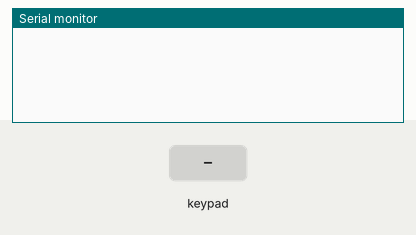
Bench run of a sketch on a simulated Arduino Leonardo, built with avr-gcc and run on an emulated ATmega32U4. Shown: the last lines printed to the serial monitor. The test bench sets the inputs (shaded band). USB keyboard and mouse output is not drawn.

Above: at 1.2 s.
1.3 s: key '1' pressed
At 1.7 s:
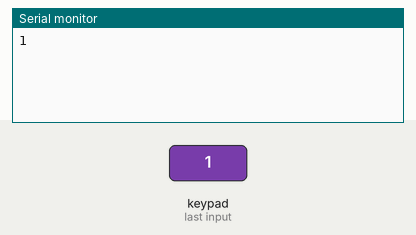
2.8 s: keypad keys 2 3 4 pressed 0.4 s apart
At 4.6 s:
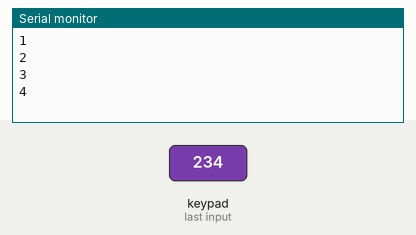
5.5 s: key '5' pressed
At 6.0 s:
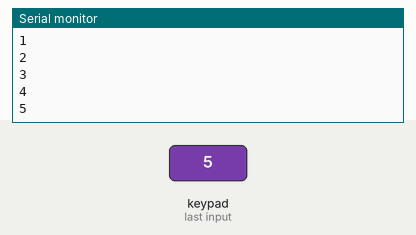
Timing chart, 0 to 8.5 s (numbered marks = the images above; inputs shaded):
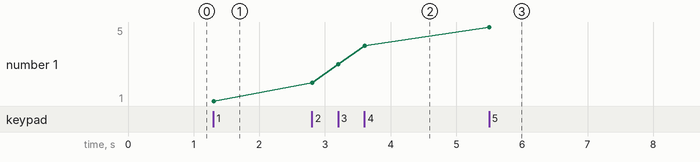

Measured:
- after the input at 1.3 s, the serial monitor: prints a new line at once (image 1)
- after the input at 2.8 s, the serial monitor: prints a new line at once (image 2)
- after the input at 5.5 s, the serial monitor: prints a new line at once (image 3)
- plotted number 1: 1 → 4 after the input at 2.8 s, 4 → 5 after the input at 5.5 s

The sketch:

zoomknoppen.ino
```cpp
/*******************************************************************
Stach Redeker
Lifehacker_NEDERLAND
www.stachredeker.nl
 *******************************************************************/

#include "Keyboard.h"
// https://github.com/arduino-libraries/Keyboard/blob/master/src/Keyboard.h
#include <Keypad.h>
// Zoek in de library manager op 'keypad'
// installeer de library van Mark Stanley and Alexander Brevig
// https://playground.arduino.cc/Code/Keypad/

const byte ROWS = 3; //drie 'rows'
const byte COLS = 2; //twee 'columns'

// Even de knoppen definiëren:
char keys[ROWS][COLS] = {
  {'1', '2'},
  {'3', '4'},
  {'5', '6'},
};

byte rowPins[ROWS] = {2, 3, 4};
byte colPins[COLS] = {6, 7};

Keypad keypad = Keypad( makeKeymap(keys), rowPins, colPins, ROWS, COLS );

void setup() {
  Serial.begin(9600);
  Keyboard.begin();
}


void sendMacroCommand(uint8_t key) {
  Keyboard.press(KEY_LEFT_CTRL);
  Keyboard.press(KEY_LEFT_SHIFT);
  Keyboard.press(KEY_LEFT_ALT);
  Keyboard.press(key);
}

void loop() {
  char key = keypad.getKey();


// Hieronder kun je je eigen sneltoetsen instellen
// Check hier de namen van 'bijzondere' toetsen: https://www.arduino.cc/reference/en/language/functions/usb/keyboard/keyboardmodifiers/
// Doordat de 'Keyboard.press'-functie wordt gebruikt, worden alle toetsen tegelijkertijd ingedrukt


  if (key) {
    Serial.println(key);
    switch (key) {
      case '1':
        Keyboard.press (KEY_LEFT_ALT);
        Keyboard.press (KEY_F1);
        break;
      case '2':
        Keyboard.press (KEY_LEFT_ALT);
        Keyboard.press (KEY_F2);
        break;
      case '3':
        Keyboard.press (KEY_LEFT_ALT);
        Keyboard.press ('n');
        break;
      case '4':
        Keyboard.press (KEY_LEFT_ALT);
        Keyboard.press ('y');
        break;
      case '5':
        Keyboard.press (KEY_LEFT_ALT);
        Keyboard.press ('v');
        break;
      case '6':
        Keyboard.press (KEY_LEFT_ALT);
        Keyboard.press ('a');
        break;
    }

    delay(100);
    Keyboard.releaseAll();
  }
}
```
